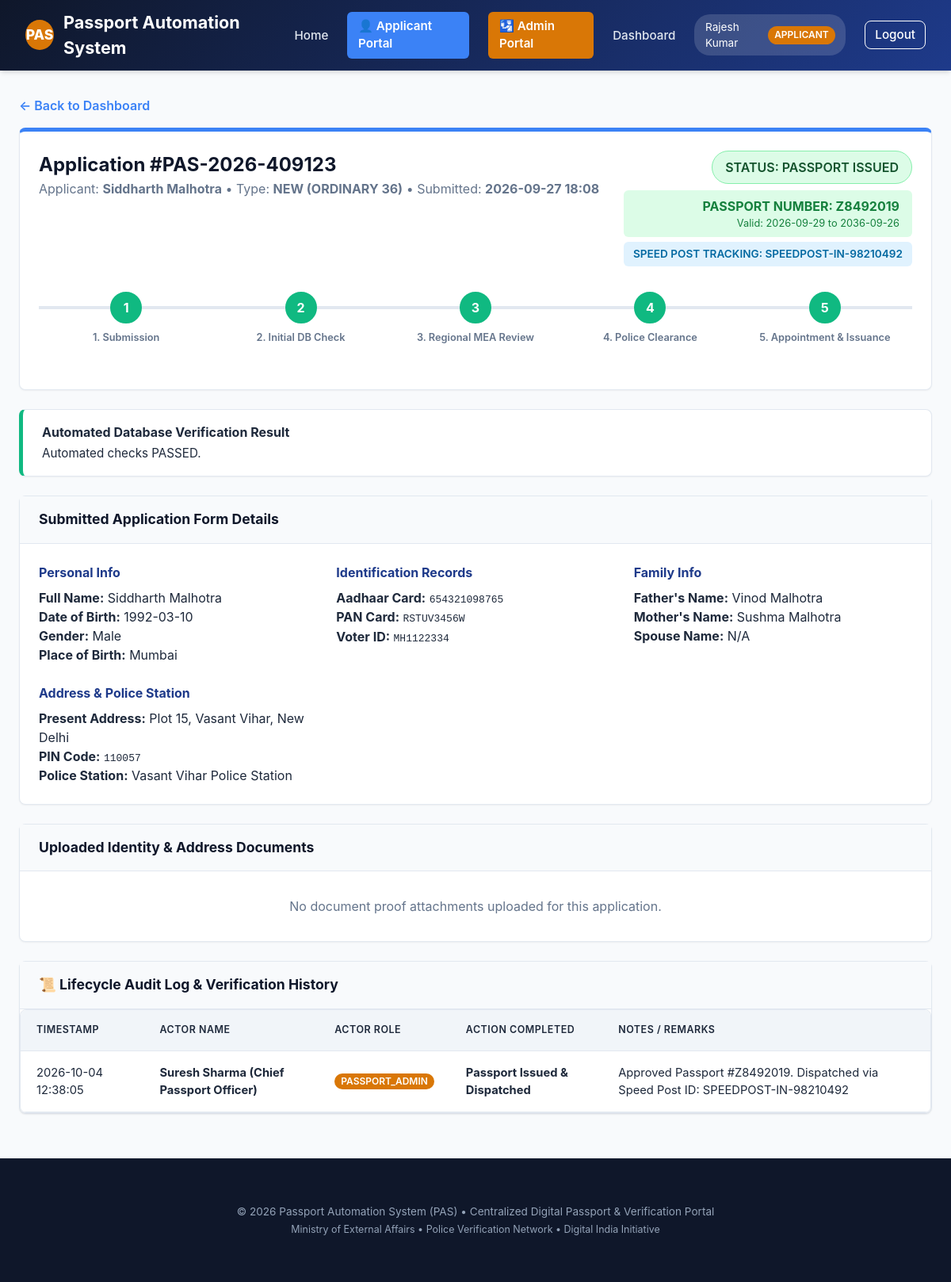
The page /application/4 (signed in) on the database its author committed.
### models.py (models this page shows, shortened)
class User(db.Model):
    __tablename__ = 'users'
    id = db.Column(db.Integer, primary_key=True)
    username = db.Column(db.String(64), unique=True, nullable=False, index=True)
    email = db.Column(db.String(120), unique=True, nullable=False, index=True)
    password_hash = db.Column(db.String(256), nullable=False)
    role = db.Column(db.String(32), nullable=False, default='applicant') # applicant, passport_admin, regional_admin, police
    full_name = db.Column(db.String(128), nullable=False)
    phone = db.Column(db.String(20))
    jurisdiction_pin = db.Column(db.String(10)) # For filtering police / regional jurisdiction
    created_at = db.Column(db.DateTime, default=datetime.utcnow)
    applications = db.relationship('Application', backref='applicant', lazy=True, foreign_keys='Application.applicant_id')
    police_reports = db.relationship('PoliceReport', backref='officer', lazy=True)
    regional_verifications = db.relationship('RegionalVerification', backref='officer', lazy=True)
    audit_logs = db.relationship('AuditLog', backref='actor', lazy=True)

class Application(db.Model):
    __tablename__ = 'applications'
    id = db.Column(db.Integer, primary_key=True)
    application_number = db.Column(db.String(32), unique=True, nullable=False, index=True)
    applicant_id = db.Column(db.Integer, db.ForeignKey('users.id'), nullable=False)
    application_type = db.Column(db.String(32), nullable=False, default='new') # new, renewal
    passport_type = db.Column(db.String(32), nullable=False, default='ordinary_36') # ordinary_36, ordinary_60, official, diplomatic
    given_name = db.Column(db.String(64), nullable=False)
    surname = db.Column(db.String(64), nullable=False)
    dob = db.Column(db.Date, nullable=False)
    gender = db.Column(db.String(16), nullable=False)
    place_of_birth = db.Column(db.String(128), nullable=False)
    aadhaar_number = db.Column(db.String(20), index=True)
    pan_number = db.Column(db.String(20))
    voter_id = db.Column(db.String(20))
    father_name = db.Column(db.String(128))
    mother_name = db.Column(db.String(128))
    spouse_name = db.Column(db.String(128))
    present_address = db.Column(db.Text, nullable=False)
    permanent_address = db.Column(db.Text, nullable=False)
    pin_code = db.Column(db.String(10), nullable=False, index=True)
    police_station_name = db.Column(db.String(128), nullable=False)
    emergency_contact_name = db.Column(db.String(128))
    emergency_contact_phone = db.Column(db.String(20))
    status = db.Column(db.String(32), nullable=False, default='submitted', index=True)
    auto_check_status = db.Column(db.String(32), default='pending') # pending, passed, flagged
    auto_check_notes = db.Column(db.Text)
    passport_number = db.Column(db.String(32), unique=True, index=True)
    issue_date = db.Column(db.Date)
    expiry_date = db.Column(db.Date)
    dispatch_tracking_id = db.Column(db.String(64))
    dispatch_date = db.Column(db.Date)
    rejection_reason = db.Column(db.Text)
    created_at = db.Column(db.DateTime, default=datetime.utcnow)
    updated_at = db.Column(db.DateTime, default=datetime.utcnow, onupdate=datetime.utcnow)
    documents = db.relationship('Document', backref='application', cascade='all, delete-orphan', lazy=True)
    police_report = db.relationship('PoliceReport', backref='application', uselist=False, cascade='all, delete-orphan', lazy=True)
    regional_verification = db.relationship('RegionalVerification', backref='application', uselist=False, cascade='all, delete-orphan', lazy=True)
    appointment = db.relationship('Appointment', backref='application', uselist=False, cascade='all, delete-orphan', lazy=True)
    audit_logs = db.relationship('AuditLog', backref='application', cascade='all, delete-orphan', lazy=True)

class AuditLog(db.Model):
    __tablename__ = 'audit_logs'
    id = db.Column(db.Integer, primary_key=True)
    application_id = db.Column(db.Integer, db.ForeignKey('applications.id'), nullable=False)
    actor_id = db.Column(db.Integer, db.ForeignKey('users.id'))
    actor_name = db.Column(db.String(128), nullable=False)
    actor_role = db.Column(db.String(32), nullable=False)
    action = db.Column(db.String(128), nullable=False)
    notes = db.Column(db.Text)
    created_at = db.Column(db.DateTime, default=datetime.utcnow)

### app.py (the view)
@app.route('/application/<int:app_id>')
@login_required
def application_detail(app_id):
    application = db.get_or_404(Application, app_id)
    user_role = session.get('user_role')
    user_id = session.get('user_id')
    if user_role == 'applicant' and application.applicant_id != user_id:
        flash('Unauthorized access to application record.', 'danger')
        return redirect(url_for('applicant_dashboard'))
    audit_logs = AuditLog.query.filter_by(application_id=app_id).order_by(AuditLog.created_at.desc()).all()
    today_str = date.today().strftime('%Y-%m-%d')
    return render_template(
        'application_detail.html',
        application=application,
        audit_logs=audit_logs,
        today_str=today_str
    )

### app.py (called while the page is built)
def login_required(f):
    @wraps(f)
    def decorated_function(*args, **kwargs):
        if 'user_id' not in session:
            flash('Please log in to access this page.', 'warning')
            return redirect(url_for('login'))
        return f(*args, **kwargs)
    return decorated_function

@app.context_processor
def inject_user():
    user = None
    if 'user_id' in session:
        user = db.session.get(User, session['user_id'])
    return dict(current_user=user)

### templates/application_detail.html (shortened to what this page needs)
{% extends "base.html" %}
{% block content %}
<div style="margin-bottom: 1rem;">
  <a href="{{ url_for('dashboard') }}" style="font-weight: 600;">&larr; Back to Dashboard</a>
</div>
<div class="card" style="border-top: 5px solid var(--primary-light);">
  <div class="card-body">
    <div style="display: flex; justify-content: space-between; align-items: flex-start; flex-wrap: wrap; gap: 1rem;">
      <div>
        <h2 style="color: var(--primary-dark);">Application #{{ application.application_number }}</h2>
        <p style="color: var(--text-muted);">
          Applicant: <strong>{{ application.given_name }} {{ application.surname }}</strong> &bull;
          Type: <strong>{{ application.application_type.upper() }} ({{ application.passport_type.replace('_', ' ').upper() }})</strong> &bull;
          Submitted: <strong>{{ application.created_at.strftime('%Y-%m-%d %H:%M') }}</strong>
        </p>
      </div>
      <div style="text-align: right;">
        <span class="badge badge-{{ application.status }}" style="font-size: 1rem; padding: 0.5rem 1rem;">
          STATUS: {{ application.status.replace('_', ' ').upper() }}
        </span>
        {% if application.passport_number %}
          <div style="margin-top: 0.5rem; background-color: var(--success-bg); color: var(--success-text); padding: 0.5rem 1rem; border-radius: 6px; font-weight: 700;">
            PASSPORT NUMBER: {{ application.passport_number }}
            <div style="font-size: 0.8rem; font-weight: normal;">Valid: {{ application.issue_date }} to {{ application.expiry_date }}</div>
          </div>
        {% endif %}
        {% if application.dispatch_tracking_id %}
          <div style="margin-top: 0.35rem; background-color: var(--info-bg); color: var(--info-text); padding: 0.35rem 0.75rem; border-radius: 6px; font-size: 0.85rem; font-weight: 600;">
            SPEED POST TRACKING: {{ application.dispatch_tracking_id }}
          </div>
        {% endif %}
      </div>
    </div>
    <div class="stepper" style="margin-top: 2rem;">
      <div class="step {% if application.status not in ['submitted'] %}completed{% else %}active{% endif %}">
        <div class="step-circle">1</div>
        <div class="step-label">1. Submission</div>
      </div>
      <div class="step {% if application.status in ['initial_check_passed', 'regional_review_pending', 'regional_approved', 'police_verification_pending', 'police_approved', 'appointment_scheduled', 'approved_for_issuance', 'passport_issued', 'dispatched'] %}completed{% elif application.status == 'initial_check_failed' %}active{% endif %}">
        <div class="step-circle">2</div>
        <div class="step-label">2. Initial DB Check</div>
      </div>
      <div class="step {% if application.status in ['regional_approved', 'police_verification_pending', 'police_approved', 'appointment_scheduled', 'approved_for_issuance', 'passport_issued', 'dispatched'] %}completed{% elif application.status in ['regional_review_pending', 'regional_flagged'] %}active{% endif %}">
        <div class="step-circle">3</div>
        <div class="step-label">3. Regional MEA Review</div>
      </div>
      <div class="step {% if application.status in ['police_approved', 'appointment_scheduled', 'approved_for_issuance', 'passport_issued', 'dispatched'] %}completed{% elif application.status in ['police_verification_pending', 'police_rejected'] %}active{% endif %}">
        <div class="step-circle">4</div>
        <div class="step-label">4. Police Clearance</div>
      </div>
      <div class="step {% if application.status in ['passport_issued', 'dispatched'] %}completed{% elif application.status == 'appointment_scheduled' %}active{% endif %}">
        <div class="step-circle">5</div>
        <div class="step-label">5. Appointment & Issuance</div>
      </div>
    </div>
  </div>
</div>
{% if application.auto_check_notes %}
  <div class="card" style="border-left: 5px solid {% if application.auto_check_status == 'passed' %}#10b981{% else %}#ef4444{% endif %};">
    <div class="card-body" style="padding: 1rem 1.5rem;">
      <h4 style="margin-bottom: 0.25rem;">Automated Database Verification Result</h4>
      <p style="font-size: 0.95rem;">{{ application.auto_check_notes }}</p>
    </div>
  </div>
{% endif %}
<div class="card">
  <div class="card-header">
    <h3>Submitted Application Form Details</h3>
  </div>
  <div class="card-body">
    <div style="display: grid; grid-template-columns: repeat(auto-fit, minmax(280px, 1fr)); gap: 1.5rem;">
      <div>
        <h4 style="color: var(--primary); margin-bottom: 0.5rem;">Personal Info</h4>
        <p><strong>Full Name:</strong> {{ application.given_name }} {{ application.surname }}</p>
        <p><strong>Date of Birth:</strong> {{ application.dob.strftime('%Y-%m-%d') }}</p>
        <p><strong>Gender:</strong> {{ application.gender }}</p>
        <p><strong>Place of Birth:</strong> {{ application.place_of_birth }}</p>
      </div>
      <div>
        <h4 style="color: var(--primary); margin-bottom: 0.5rem;">Identification Records</h4>
        <p><strong>Aadhaar Card:</strong> <code>{{ application.aadhaar_number or 'N/A' }}</code></p>
        <p><strong>PAN Card:</strong> <code>{{ application.pan_number or 'N/A' }}</code></p>
        <p><strong>Voter ID:</strong> <code>{{ application.voter_id or 'N/A' }}</code></p>
      </div>
      <div>
        <h4 style="color: var(--primary); margin-bottom: 0.5rem;">Family Info</h4>
        <p><strong>Father's Name:</strong> {{ application.father_name or 'N/A' }}</p>
        <p><strong>Mother's Name:</strong> {{ application.mother_name or 'N/A' }}</p>
        <p><strong>Spouse Name:</strong> {{ application.spouse_name or 'N/A' }}</p>
      </div>
      <div>
        <h4 style="color: var(--primary); margin-bottom: 0.5rem;">Address & Police Station</h4>
        <p><strong>Present Address:</strong> {{ application.present_address }}</p>
        <p><strong>PIN Code:</strong> <code>{{ application.pin_code }}</code></p>
        <p><strong>Police Station:</strong> {{ application.police_station_name }}</p>
      </div>
    </div>
  </div>
</div>
<div class="card">
  <div class="card-header">
    <h3>Uploaded Identity & Address Documents</h3>
  </div>
  <div class="card-body" style="padding: 0;">
    {% if application.documents %}
      <div class="table-responsive">
        <table class="table">
          <thead>
            <tr>
              <th>Document Type</th>
              <th>Original File Name</th>
              <th>Upload Date</th>
              <th>Action</th>
            </tr>
          </thead>
          <tbody>
            {% for doc in application.documents %}
              <tr>
                <td><strong>{{ doc.doc_type.replace('_', ' ').title() }}</strong></td>
                <td>{{ doc.original_filename }}</td>
                <td>{{ doc.uploaded_at.strftime('%Y-%m-%d %H:%M') }}</td>
                <td>
                  <a href="{{ url_for('serve_upload', filename=doc.file_name) }}" target="_blank" class="btn btn-sm btn-outline">View / Download Proof</a>
                </td>
              </tr>
            {% endfor %}
          </tbody>
        </table>
      </div>
    {% else %}
      <div style="padding: 2rem; text-align: center; color: var(--text-muted);">
        <p>No document proof attachments uploaded for this application.</p>
      </div>
    {% endif %}
  </div>
</div>
<div class="card">
  <div class="card-header">
    <h3>📜 Lifecycle Audit Log & Verification History</h3>
  </div>
  <div class="card-body" style="padding: 0;">
    {% if audit_logs %}
      <div class="table-responsive">
        <table class="table">
          <thead>
            <tr>
              <th>Timestamp</th>
              <th>Actor Name</th>
              <th>Actor Role</th>
              <th>Action Completed</th>
              <th>Notes / Remarks</th>
            </tr>
          </thead>
          <tbody>
            {% for log in audit_logs %}
              <tr>
                <td>{{ log.created_at.strftime('%Y-%m-%d %H:%M:%S') }}</td>
                <td><strong>{{ log.actor_name }}</strong></td>
                <td><span class="role-pill">{{ log.actor_role }}</span></td>
                <td><strong>{{ log.action }}</strong></td>
                <td>{{ log.notes or 'N/A' }}</td>
              </tr>
            {% endfor %}
          </tbody>
        </table>
      </div>
    {% else %}
      <div style="padding: 2rem; text-align: center; color: var(--text-muted);">
        <p>No audit trail logs recorded yet.</p>
      </div>
    {% endif %}
  </div>
</div>
{% endblock %}

### templates/base.html (shortened to what this page needs)
<!DOCTYPE html>
<html lang="en">
<head>
  <link rel="stylesheet" href="{{ url_for('static', filename='css/style.css') }}">
</head>
<body>
  <nav class="navbar">
    <a href="{{ url_for('index') }}" class="navbar-brand">
      <div class="emblem">PAS</div>
      <span>Passport Automation System</span>
    </a>
    <ul class="nav-links">
      <li><a href="{{ url_for('index') }}">Home</a></li>
      <li>
        <a href="{{ url_for('portal_applicant') }}" class="portal-nav-btn applicant-nav">
          👤 Applicant Portal
        </a>
      </li>
      <li>
        <a href="{{ url_for('portal_admin') }}" class="portal-nav-btn admin-nav">
          🛂 Admin Portal
        </a>
      </li>
      {% if session.get('user_id') %}
        <li><a href="{{ url_for('dashboard') }}">Dashboard</a></li>
        <li>
          <div class="user-badge">
            <span>{{ current_user.full_name if current_user else session.get('full_name') }}</span>
            <span class="role-pill">{{ session.get('user_role') }}</span>
          </div>
        </li>
        <li><a href="{{ url_for('logout') }}" class="btn btn-sm btn-outline" style="color: white; border-color: white;">Logout</a></li>
      {% else %}
        <li><a href="{{ url_for('login') }}">Login</a></li>
        <li><a href="{{ url_for('register') }}" class="btn btn-sm btn-primary">Register</a></li>
      {% endif %}
    </ul>
  </nav>
  <div class="container">
    {% block content %}{% endblock %}
  </div>
  <footer>
    <div class="container">
      <p>&copy; 2026 Passport Automation System (PAS) &bull; Centralized Digital Passport & Verification Portal</p>
      <p style="margin-top: 0.25rem; font-size: 0.78rem;">Ministry of External Affairs &bull; Police Verification Network &bull; Digital India Initiative</p>
    </div>
  </footer>
</body>
</html>

### rows shown on the page
User: full_name "Rajesh Kumar"
Application: application_number "PAS-2026-409123", given_name "Siddharth", surname "Malhotra", application_type "NEW", passport_type.replace "ORDINARY 36", created_at "2026-09-27 18:08", status.replace "PASSPORT ISSUED", passport_number "Z8492019", issue_date "2026-09-29", expiry_date "2036-09-26", dispatch_tracking_id "SPEEDPOST-IN-98210492", auto_check_notes "Automated checks PASSED.", dob "1992-03-10", gender "Male", place_of_birth "Mumbai", aadhaar_number "654321098765", pan_number "RSTUV3456W", voter "MH1122334", father_name "Vinod Malhotra", mother_name "Sushma Malhotra", spouse_name "N/A", present_address "Plot 15, Vasant Vihar, New Delhi", pin_code "110057", police_station_name "Vasant Vihar Police Station"
AuditLog: created_at "2026-10-04 12:38:05", actor_name "Suresh Sharma (Chief Passport Officer)", actor_role "PASSPORT_ADMIN", action "Passport Issued & Dispatched", notes "Approved Passport #Z8492019. Dispatched via Speed Post ID: SPEEDPOST-IN-98210492"

### other values the page prints
{{ session.get('user_role') }} "APPLICANT"
